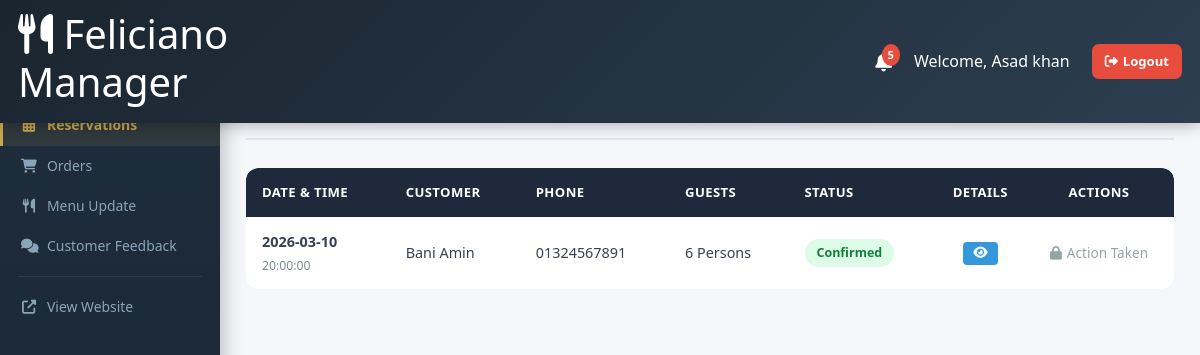
The page /manager/reservations.php (signed in) on the database its author committed.
### tables this page shows
CREATE TABLE IF NOT EXISTS `reservations` (
  `id` int(11) NOT NULL,
  `reservation_id` varchar(50) NOT NULL,
  `customer_id` int(11) DEFAULT NULL,
  `customer_name` varchar(100) NOT NULL,
  `customer_email` varchar(100) DEFAULT NULL,
  `customer_phone` varchar(20) NOT NULL,
  `reservation_date` date NOT NULL,
  `reservation_time` time NOT NULL,
  `guests_count` int(11) NOT NULL,
  `occasion` enum('birthday','anniversary','business','date','family','other') DEFAULT 'other',
  `special_requests` text DEFAULT NULL,
  `branch_id` int(11) DEFAULT NULL,
  `status` enum('pending','confirmed','cancelled','completed') DEFAULT 'pending',
  `created_at` timestamp NOT NULL DEFAULT current_timestamp(),
  `updated_at` timestamp NOT NULL DEFAULT current_timestamp() ON UPDATE current_timestamp()
);

### manager/reservations.php (the view, shortened to what this page needs)
<?php
require_once '../config/database.php';
$branch_id = $_SESSION['user_branch_id'] ?? null;
$role = $_SESSION['user_role'] ?? '';
if ($role === 'manager' && !empty($branch_id)) {
    $stmt = $conn->prepare("SELECT * FROM reservations WHERE branch_id = ? ORDER BY reservation_date DESC, reservation_time DESC");
    $stmt->bind_param("i", $branch_id);
    $stmt->execute();
    $result = $stmt->get_result();
} else {
    $sql = "SELECT * FROM reservations ORDER BY reservation_date DESC, reservation_time DESC";
    $result = $conn->query($sql);
}
include 'header.php';
?>
<section class="admin-section active">
    <div class="section-header">
        <h2>Manage Reservations</h2>
    </div>
    <div class="orders-table-container team-table-container">
        <table class="admin-table">
            <thead>
                <tr>
                    <th>Date & Time</th>
                    <th>Customer</th>
                    <th>Phone</th>
                    <th>Guests</th>
                    <th>Status</th>
                    <th style="width: 80px; text-align: center;">Details</th>
                    <th style="width: 150px; text-align: center;">Actions</th>
                </tr>
            </thead>
            <tbody>
                <?php if ($result && $result->num_rows > 0): ?>
                    <?php while ($row = $result->fetch_assoc()): ?>
                        <tr>
                            <td>
                                <strong><?= htmlspecialchars($row['reservation_date']) ?></strong><br>
                                <span style="font-size: 0.85em; color: #7f8c8d;"><?= htmlspecialchars($row['reservation_time']) ?></span>
                            </td>
                            <td><?= htmlspecialchars($row['customer_name'] ?? 'N/A') ?></td>
                            <td><?= htmlspecialchars($row['customer_phone'] ?? 'N/A') ?></td>
                            <td><?= htmlspecialchars($row['guests_count']) ?> Persons</td>
                            <td>
                                <?php
                                    $status = $row['status'] ?? 'pending';
                                ?>
                                <span class="status-badge status-<?= htmlspecialchars($status) ?>"><?= htmlspecialchars($status) ?></span>
                            </td>
                            <td style="width: 80px; text-align: center;">
                                <button type="button" class="action-btn" style="background:#3498db; color:white; border:none; padding: 5px 10px; border-radius: 4px; cursor:pointer;" title="View Details" onclick='viewDetails(<?= htmlspecialchars(json_encode($row), ENT_QUOTES, "UTF-8") ?>)'>
                                    <i class="fas fa-eye"></i>
                                </button>
                            </td>
                            <td style="width: 150px; text-align: center; white-space: nowrap;">
                                <?php if ($status === 'pending'): ?>
                                <form method="POST" class="d-inline" style="display: flex; gap: 8px; margin: 0; align-items: center; justify-content: center;">
                                    <input type="hidden" name="reservation_id" value="<?= $row['id'] ?>">
                                    <button type="submit" name="action" value="confirmed" class="action-btn" style="background:#2ecc71; color:white; border:none; padding: 5px 10px; border-radius: 4px; cursor:pointer;" title="Approve" onclick="return confirm('Are you sure you want to approve this reservation?');">
                                        <i class="fas fa-check"></i>
                                    </button>
                                    <button type="submit" name="action" value="cancelled" class="action-btn delete-btn" style="background:#e74c3c; color:white; border:none; padding: 5px 10px; border-radius: 4px; cursor:pointer;" title="Cancel" onclick="return confirm('Are you sure you want to cancel this reservation?');">
                                        <i class="fas fa-times"></i>
                                    </button>
                                </form>
                                <?php else: ?>
                                    <span style="color: #95a5a6; font-size: 0.85rem;"><i class="fas fa-lock" style="margin-right: 5px;"></i><span>Action Taken</span></span>
                                <?php endif; ?>
                            </td>
                        </tr>
                    <?php endwhile; ?>
                <?php else: ?>
                    <tr><td colspan="6" style="text-align: center; padding: 40px; color: #7f8c8d;">No reservations found.</td></tr>
                <?php endif; ?>
            </tbody>
        </table>
    </div>
</section>
<?php include 'footer.php'; ?>

### admin/admin-styles.css (style rules this page uses)
* { margin: 0; padding: 0; box-sizing: border-box; font-family: 'Segoe UI', Tahoma, Geneva, Verdana, sans-serif }
body { background: #f0f2f5; color: #333; line-height: 1.6 }
.admin-section { display: none }
.admin-section.active { display: block }
.section-header { display: flex; justify-content: space-between; align-items: flex-start; margin-bottom: 28px; padding-bottom: 16px; border-bottom: 2px solid #e2e8f0; flex-wrap: wrap; gap: 12px }
.section-header h2 { color: #1e293b; font-size: 1.6rem; font-weight: 700 }
.action-btn { padding: 7px 13px; border: none; border-radius: 6px; cursor: pointer; font-size: .8rem; font-weight: 600; transition: .2s; display: inline-flex; align-items: center; gap: 5px }
.admin-table { width: 100%; background: #fff; border-radius: 12px; overflow: hidden; box-shadow: 0 2px 12px rgba(0, 0, 0, .06); border-collapse: collapse }
.admin-table th { background: #1e293b; color: #fff; font-weight: 600; font-size: .82rem; text-transform: uppercase; letter-spacing: .4px; padding: 14px 16px; text-align: left }
.admin-table td { padding: 13px 16px; border-bottom: 1px solid #f1f5f9; vertical-align: middle; color: #374151; font-size: .9rem }
.admin-table tr:last-child td { border-bottom: none }
.menu-table-container, .customers-table-container, .reservations-table-container, .orders-table-container, .team-table-container { overflow-x: auto; border-radius: 12px }
.status-badge { padding: 4px 12px; border-radius: 20px; font-size: .78rem; font-weight: 700; text-transform: capitalize; display: inline-block }
.status-active, .status-confirmed, .status-completed { background: #dcfce7; color: #15803d }

### rows shown on the page
reservations: reservation_date "2026-03-10", reservation_time "20:00:00", customer_name "Bani Amin", customer_phone "01324567891", guests_count "6", status "Confirmed", shows "Action Taken"

### other values the page prints
$unread_count "5"
$_SESSION['user_name'] "Asad khan"
